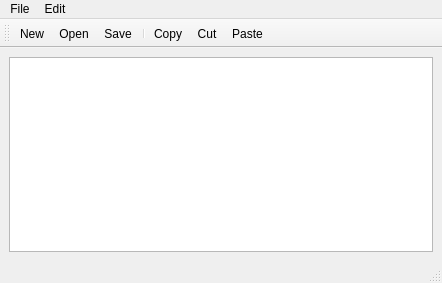
<?xml version="1.0" encoding="UTF-8"?>
<ui version="4.0">
 <class>MainWindow_Universe</class>
 <widget class="QMainWindow" name="MainWindow_Universe">
  <property name="geometry">
   <rect>
    <x>0</x>
    <y>0</y>
    <width>442</width>
    <height>283</height>
   </rect>
  </property>
  <property name="windowTitle">
   <string>MainWindow_Universe</string>
  </property>
  <widget class="QWidget" name="centralwidget">
   <layout class="QVBoxLayout" name="verticalLayout">
    <item>
     <widget class="QPlainTextEdit" name="plainTextEdit"/>
    </item>
   </layout>
  </widget>
  <widget class="QMenuBar" name="menubar">
   <property name="geometry">
    <rect>
     <x>0</x>
     <y>0</y>
     <width>442</width>
     <height>22</height>
    </rect>
   </property>
   <widget class="QMenu" name="menuFile">
    <property name="title">
     <string>File</string>
    </property>
    <addaction name="actionNew"/>
    <addaction name="actionOpen"/>
    <addaction name="actionSave"/>
   </widget>
   <widget class="QMenu" name="menuEdit">
    <property name="title">
     <string>Edit</string>
    </property>
    <addaction name="actionCopy"/>
    <addaction name="actionCut"/>
    <addaction name="actionPaste"/>
    <addaction name="separator"/>
    <addaction name="actionSelect_All"/>
   </widget>
   <addaction name="menuFile"/>
   <addaction name="menuEdit"/>
  </widget>
  <widget class="QStatusBar" name="statusbar"/>
  <widget class="QToolBar" name="toolBar">
   <property name="windowTitle">
    <string>toolBar</string>
   </property>
   <attribute name="toolBarArea">
    <enum>TopToolBarArea</enum>
   </attribute>
   <attribute name="toolBarBreak">
    <bool>false</bool>
   </attribute>
   <addaction name="actionNew"/>
   <addaction name="actionOpen"/>
   <addaction name="actionSave"/>
   <addaction name="separator"/>
   <addaction name="actionCopy"/>
   <addaction name="actionCut"/>
   <addaction name="actionPaste"/>
  </widget>
  <action name="actionNew">
   <property name="text">
    <string>New</string>
   </property>
   <property name="menuRole">
    <enum>QAction::MenuRole::NoRole</enum>
   </property>
  </action>
  <action name="actionOpen">
   <property name="text">
    <string>Open</string>
   </property>
   <property name="menuRole">
    <enum>QAction::MenuRole::NoRole</enum>
   </property>
  </action>
  <action name="actionSave">
   <property name="text">
    <string>Save</string>
   </property>
   <property name="menuRole">
    <enum>QAction::MenuRole::NoRole</enum>
   </property>
  </action>
  <action name="actionCopy">
   <property name="text">
    <string>Copy</string>
   </property>
   <property name="menuRole">
    <enum>QAction::MenuRole::NoRole</enum>
   </property>
  </action>
  <action name="actionPaste">
   <property name="text">
    <string>Paste</string>
   </property>
   <property name="menuRole">
    <enum>QAction::MenuRole::NoRole</enum>
   </property>
  </action>
  <action name="actionCut">
   <property name="text">
    <string>Cut</string>
   </property>
   <property name="menuRole">
    <enum>QAction::MenuRole::NoRole</enum>
   </property>
  </action>
  <action name="actionSelect_All">
   <property name="text">
    <string>Select All</string>
   </property>
   <property name="menuRole">
    <enum>QAction::MenuRole::NoRole</enum>
   </property>
  </action>
 </widget>
 <resources/>
 <connections/>
</ui>
